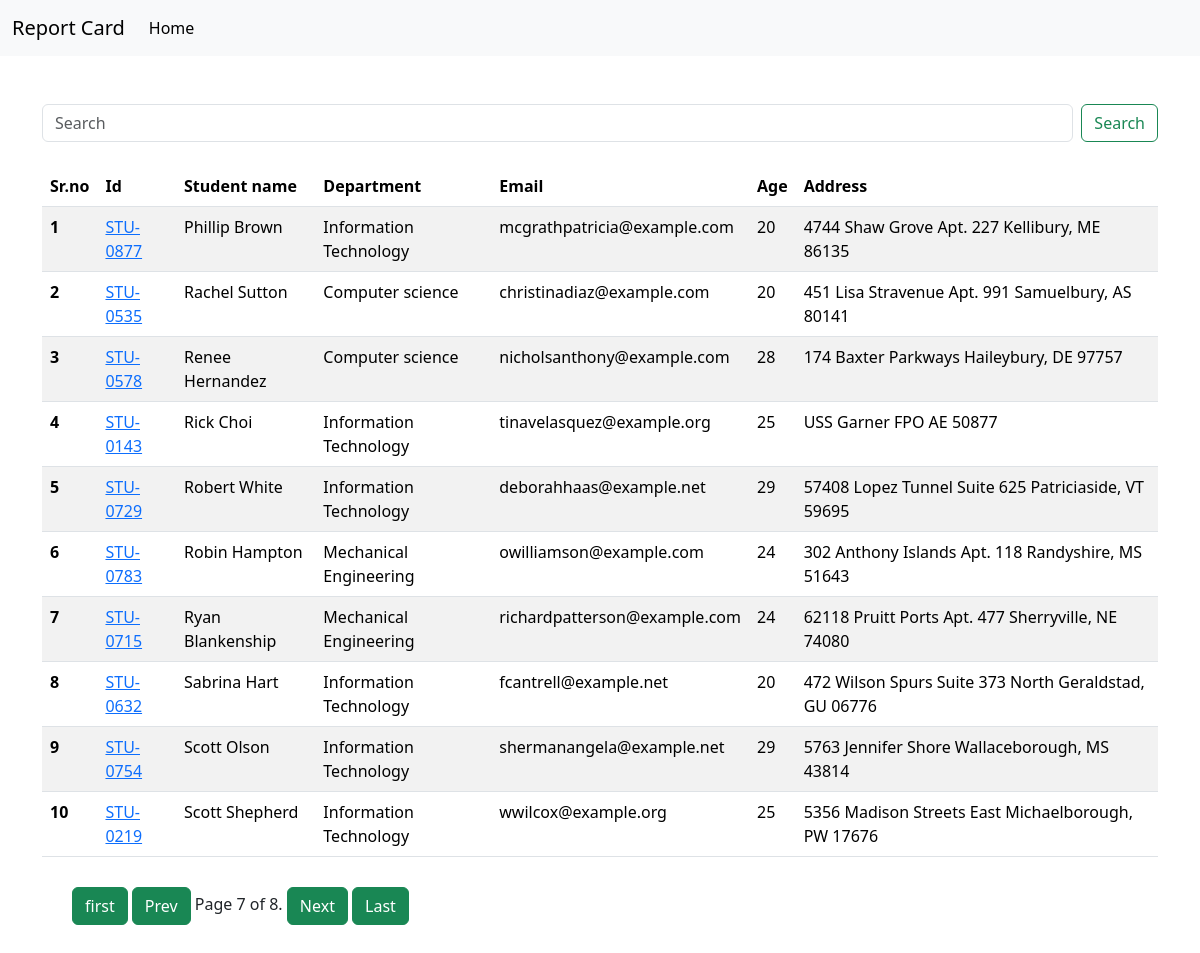
Screenshot of /?page=7 with the database file from the repository.
### student/models.py (models this page shows, shortened)
class Student(models.Model):
    department = models.ForeignKey(Department, on_delete=models.CASCADE, related_name='depart')
    studentid = models.OneToOneField(StudentId, on_delete=models.CASCADE, related_name='student')
    student_name = models.CharField(max_length=100)
    student_email = models.EmailField(unique=True)
    student_age = models.IntegerField(default=18)
    student_address = models.TextField()
    is_deleted = models.BooleanField(default=False)
    objects = StudentManager()
    admin_objects = models.Manager()
    class Meta:
        ordering = ['student_name']
        verbose_name = "student"

class StudentId(models.Model):
    studentid = models.CharField(max_length=100)
    def __str__(self):
        return self.studentid

class Department(models.Model):
    department = models.CharField(max_length=100)
    class Meta:
        ordering = ['department']

### student/views.py (the view)
# urls.py: path('', get_students),
def get_students(request):
    queryset = Student.objects.all()
    paginator = Paginator(queryset, 10)
    page_number = request.GET.get("page",1)
    page_obj = paginator.get_page(page_number)
    return render (request,'student.html',{'results':page_obj})

### student/models.py (called while the page is built)
    def get_queryset(self):
        return super().get_queryset().filter(is_deleted = False)

### student/templates/student.html
{% extends "base.html" %}
{% block start %}
<div class="container my-2 mt-5">
  <form class="d-flex mt-4 my-4" role="search" method="GET" action="/search/">
    <input class="form-control me-2" type="search" name="search" placeholder="Search" aria-label="Search">
    <button class="btn btn-outline-success" type="submit">Search</button>
</form>
  <table class="table table-striped">
    <thead>
      <tr>
        <th scope="col">Sr.no</th>
        <th scope="col">Id</th>
        <th scope="col">Student name</th>
        <th scope="col">Department</th>
        <th scope="col">Email</th>
        <th scope="col">Age</th>
        <th scope="col">Address</th>
      </tr>
    </thead>
    <tbody>
      {% for student in results %}
      <tr>
        <th scope="row">{{ forloop.counter }}</th>
        <td>
          <a href="{% url 'see_mark' student.studentid %}">
            {{student.studentid}}
          </a>
        </td>
        <td>{{student.student_name}} </td>
        <td>{{student.department.department}} </td>
        <td>{{student.student_email}} </td>
        <td>{{student.student_age}} </td>
        <td>{{student.student_address}} </td>
      </tr>
      {% endfor %}
    </tbody>
  </table>
  <div class="pagination" style="margin: 30px;">
    <span class="step-links">
      {% if results.has_previous %}
      <a href="?page=1"><button class="btn btn-success" type="submit">first</button></a>
      <a href="?page={{ results.previous_page_number }}"><button class="btn btn-success" type="submit">Prev</button></a>
      {% endif %}
      <span class="current">
        Page {{ results.number }} of {{ results.paginator.num_pages }}.
      </span>
      {% if results.has_next %}
      <a href="?page={{ results.next_page_number }}"><button class="btn btn-success" type="submit">Next</button></a>
      <a href="?page={{ results.paginator.num_pages }}"><button class="btn btn-success" type="submit">Last</button></a>
      {% endif %}
    </span>
  </div>
</div>
{% endblock %}

### rows the page displays
Student: studentid "STU-0877", student_name "Phillip Brown", department.department "Information Technology", student_email "mcgrathpatricia@example.com", student_age "20", student_address "4744 Shaw Grove Apt. 227 Kellibury, ME 86135"
Student: studentid "STU-0535", student_name "Rachel Sutton", department.department "Computer science", student_email "christinadiaz@example.com", student_age "20", student_address "451 Lisa Stravenue Apt. 991 Samuelbury, AS 80141"
Student: studentid "STU-0578", student_name "Renee Hernandez", department.department "Computer science", student_email "nicholsanthony@example.com", student_age "28", student_address "174 Baxter Parkways Haileybury, DE 97757"
Student: studentid "STU-0143", student_name "Rick Choi", department.department "Information Technology", student_email "tinavelasquez@example.org", student_age "25", student_address "USS Garner FPO AE 50877"
Student: studentid "STU-0729", student_name "Robert White", department.department "Information Technology", student_email "deborahhaas@example.net", student_age "29", student_address "57408 Lopez Tunnel Suite 625 Patriciaside, VT 59695"
Student: studentid "STU-0783", student_name "Robin Hampton", department.department "Mechanical Engineering", student_email "owilliamson@example.com", student_age "24", student_address "302 Anthony Islands Apt. 118 Randyshire, MS 51643"
Student: studentid "STU-0715", student_name "Ryan Blankenship", department.department "Mechanical Engineering", student_email "richardpatterson@example.com", student_age "24", student_address "62118 Pruitt Ports Apt. 477 Sherryville, NE 74080"
Student: studentid "STU-0632", student_name "Sabrina Hart", department.department "Information Technology", student_email "fcantrell@example.net", student_age "20", student_address "472 Wilson Spurs Suite 373 North Geraldstad, GU 06776"
Student: studentid "STU-0754", student_name "Scott Olson", department.department "Information Technology", student_email "shermanangela@example.net", student_age "29", student_address "5763 Jennifer Shore Wallaceborough, MS 43814"
Student: studentid "STU-0219", student_name "Scott Shepherd", department.department "Information Technology", student_email "wwilcox@example.org", student_age "25", student_address "5356 Madison Streets East Michaelborough, PW 17676"

### other values shown
{{ results.number }} "7"
{{ results.paginator.num_pages }} "8"
